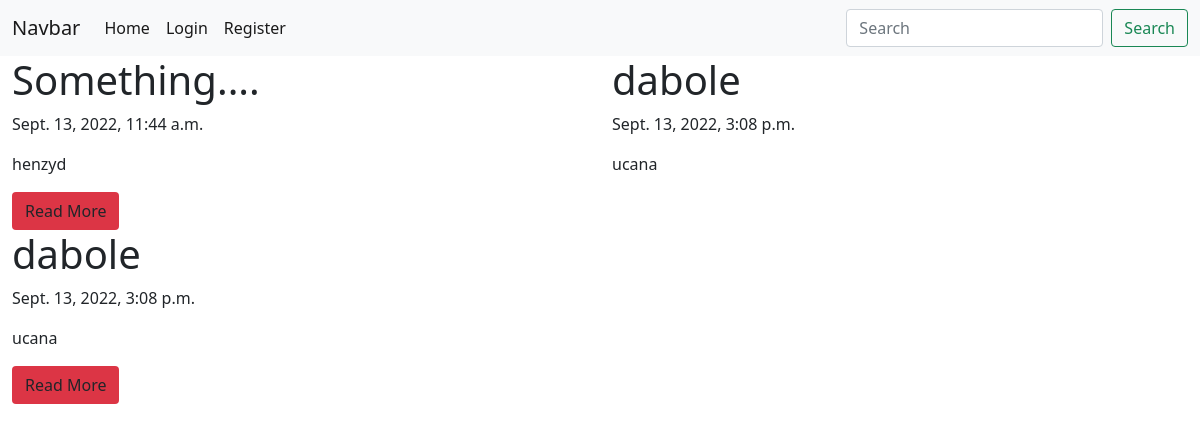
The app's page /, older data.
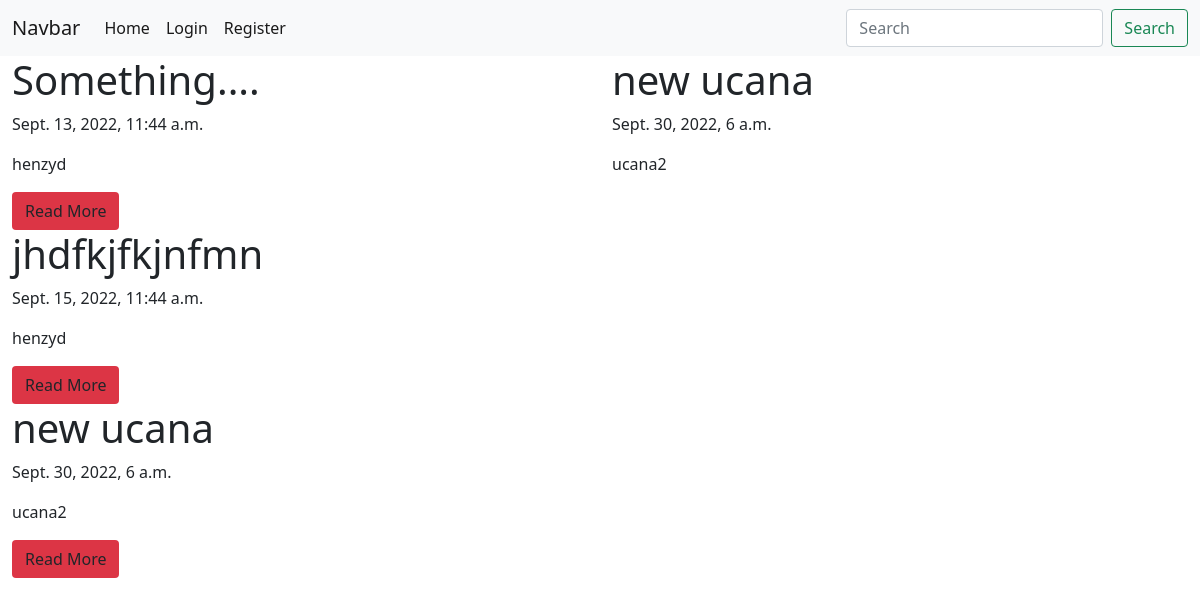
The same page, newer data.
### my_app/models.py (models this page shows, shortened)
class Post(models.Model):
    user_title = models.CharField(max_length = 50)
    user_body = models.TextField()
    user_date_created = models.DateTimeField(default = timezone.now)
    user_owner = models.ForeignKey(User, on_delete = models.CASCADE)

### my_app/views.py (the view)
# urls.py: path('', my_views.home_page_func, name = 'home_page'),
def home_page_func(request):
    posts = models.Post.objects.all()
    last = models.Post.objects.all().last()
    context = {
        'posts': posts,
        'last_post': last
    }
    return render(request, 'my_app/home_page.html', context)

### my_app/templates/my_app/home_page.html (shortened to what this page needs)
{% extends 'my_app/base.html' %}
{% block container %}
<div class="container col">
  <div class="row">
    <div class="col-6">
      {% for post in posts %}
      <div class="name">
        <h1>{{ post.user_title }}</h1>
        <p>{{ post.user_date_created }}</p>
        <p>{{ post.user_owner.username }}</p>
        <a href="{% url 'plist_detail_page' post.id %}" class="btn bg-danger"
          >Read More</a
        >
      </div>
      {% endfor %}
    </div>
  </div>
</div>
{% endblock container %}
{% block last_post %}
<div class="col">
  <h1>{{ last_post.user_title }}</h1>
  <p>{{ last_post.user_date_created }}</p>
  <p>{{ last_post.user_owner.username }}</p>
</div>
{% endblock last_post %}

### my_app/templates/my_app/base.html (shortened to what this page needs)
{% load crispy_forms_tags %}
<!DOCTYPE html>
<html lang="en">
  <head>
    <link
      href="https://cdn.jsdelivr.net/npm/bootstrap@5.0.2/dist/css/bootstrap.min.css"
      rel="stylesheet"
    />
  </head>
  <body>
    <nav
      class="navbar navbar-expand-lg navbar-light bg-light"
      style="position: sticky; top: 0"
    >
      <div class="container-fluid">
        <a class="navbar-brand" href="{% url 'home_page' %}">Navbar</a>
        <div class="collapse navbar-collapse" id="navbarSupportedContent">
          <ul class="navbar-nav me-auto mb-2 mb-lg-0">
            <li class="nav-item">
              <a
                class="nav-link active"
                aria-current="page"
                href="{% url 'home_page' %}"
                >Home</a
              >
            </li>
            {% if user.is_authenticated %}
            <li class="nav-item">
              <a
                class="nav-link active"
                aria-current="page"
                href="{% url 'logout_page' %}"
                >Logout</a
              >
            </li>
            {% else %}
            <li class="nav-item">
              <a
                class="nav-link active"
                aria-current="page"
                href="{% url 'login_page' %}"
                >Login</a
              >
            </li>
            <li class="nav-item">
              <a
                class="nav-link active"
                aria-current="page"
                href="{% url 'signup_page' %}"
                >Register</a
              >
            </li>
            {% endif %}
          </ul>
          <form class="d-flex">
            <input
              class="form-control me-2"
              type="search"
              placeholder="Search"
              aria-label="Search"
            />
            <button class="btn btn-outline-success" type="submit">
              Search
            </button>
          </form>
        </div>
      </div>
    </nav>
    <div class="d-flex justify-content-between">
      {% block container %} {% endblock container %}
      {% block last_post %} {% endblock last_post %}
    </div>
  </body>
</html>

Row changes from the older to the newer data that the page shows:
removed Post: user_title "dabole", user_date_created "Sept. 13, 2022, 3:08 p.m.", user_owner.username "ucana"
added Post: user_title "jhdfkjfkjnfmn", user_date_created "Sept. 15, 2022, 11:44 a.m.", user_owner.username "henzyd"
added Post: user_title "new ucana", user_date_created "Sept. 30, 2022, 6 a.m.", user_owner.username "ucana2"
